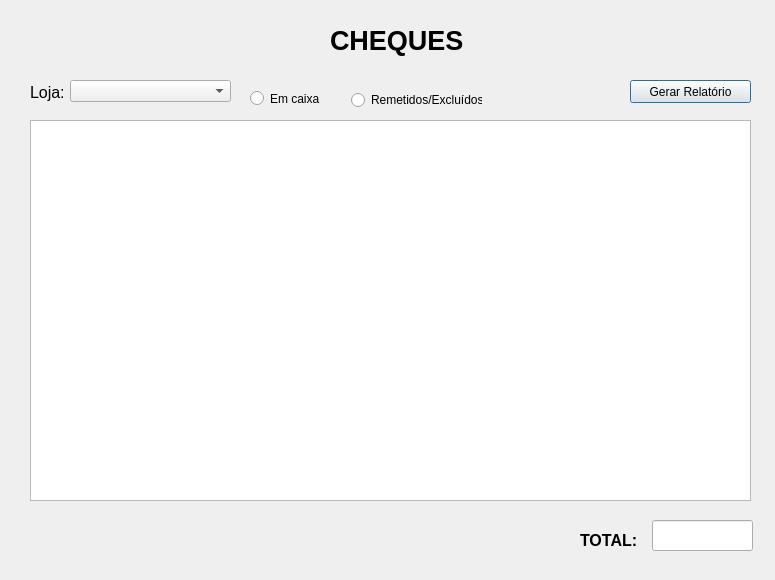
<?xml version="1.0" encoding="UTF-8"?>
<ui version="4.0">
 <class>Dialog</class>
 <widget class="QDialog" name="Dialog">
  <property name="geometry">
   <rect>
    <x>0</x>
    <y>0</y>
    <width>775</width>
    <height>580</height>
   </rect>
  </property>
  <property name="windowTitle">
   <string>Dialog</string>
  </property>
  <widget class="QLabel" name="label">
   <property name="geometry">
    <rect>
     <x>330</x>
     <y>20</y>
     <width>141</width>
     <height>41</height>
    </rect>
   </property>
   <property name="font">
    <font>
     <pointsize>20</pointsize>
     <weight>75</weight>
     <bold>true</bold>
    </font>
   </property>
   <property name="text">
    <string>CHEQUES</string>
   </property>
  </widget>
  <widget class="QTableWidget" name="tableWidget">
   <property name="geometry">
    <rect>
     <x>30</x>
     <y>120</y>
     <width>721</width>
     <height>381</height>
    </rect>
   </property>
  </widget>
  <widget class="QLabel" name="label_2">
   <property name="geometry">
    <rect>
     <x>30</x>
     <y>82</y>
     <width>47</width>
     <height>21</height>
    </rect>
   </property>
   <property name="font">
    <font>
     <pointsize>12</pointsize>
    </font>
   </property>
   <property name="text">
    <string>Loja:</string>
   </property>
  </widget>
  <widget class="QComboBox" name="comboBox">
   <property name="geometry">
    <rect>
     <x>70</x>
     <y>80</y>
     <width>161</width>
     <height>22</height>
    </rect>
   </property>
  </widget>
  <widget class="QRadioButton" name="radioButton">
   <property name="geometry">
    <rect>
     <x>250</x>
     <y>90</y>
     <width>82</width>
     <height>17</height>
    </rect>
   </property>
   <property name="text">
    <string>Em caixa</string>
   </property>
  </widget>
  <widget class="QRadioButton" name="radioButton_2">
   <property name="geometry">
    <rect>
     <x>351</x>
     <y>90</y>
     <width>131</width>
     <height>20</height>
    </rect>
   </property>
   <property name="text">
    <string>Remetidos/Excluídos</string>
   </property>
  </widget>
  <widget class="QLabel" name="label_3">
   <property name="geometry">
    <rect>
     <x>580</x>
     <y>530</y>
     <width>71</width>
     <height>21</height>
    </rect>
   </property>
   <property name="font">
    <font>
     <pointsize>12</pointsize>
     <weight>75</weight>
     <bold>true</bold>
    </font>
   </property>
   <property name="text">
    <string>TOTAL:</string>
   </property>
  </widget>
  <widget class="QLineEdit" name="lineEdit">
   <property name="geometry">
    <rect>
     <x>652</x>
     <y>520</y>
     <width>101</width>
     <height>31</height>
    </rect>
   </property>
  </widget>
  <widget class="QPushButton" name="pushButton">
   <property name="geometry">
    <rect>
     <x>630</x>
     <y>80</y>
     <width>121</width>
     <height>23</height>
    </rect>
   </property>
   <property name="text">
    <string>Gerar Relatório</string>
   </property>
  </widget>
 </widget>
 <resources/>
 <connections/>
</ui>
